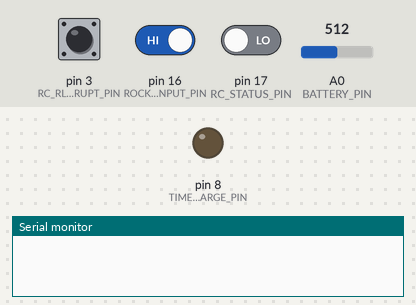
Bench run of a sketch on a simulated Arduino Uno, built with avr-gcc and run on an emulated ATmega328P. Shown: output pins drawn as LEDs (lit = HIGH), the last lines printed to the serial monitor. The inputs (shaded band) are chosen by the test bench; at power-on: pin 3 (RC_RLY_INTERRUPT_PIN) HIGH, pin 16 (ROCKER_INPUT_PIN) HIGH, A0 (BATTERY_PIN) = 512, pin 17 (RC_STATUS_PIN) LOW. Sleep ends after the set time or at an interrupt; pins used as bus, display or sensor lines are not drawn.

Above: at 0.1 s.
At 11.5 s:
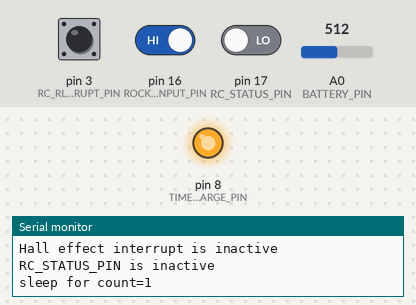
11.6 s: pin 3 (RC_RLY_INTERRUPT_PIN) pulled LOW for 0.15 s
13.2 s: pin 3 (RC_RLY_INTERRUPT_PIN) driven LOW and pin 16 (ROCKER_INPUT_PIN) driven LOW
Timing chart, 0 to 16.2 s (numbered marks = the images above; inputs shaded):
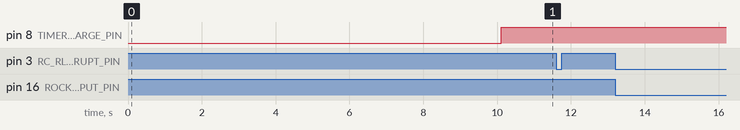

The sketch:

TestTimedInterrupt.ino
```cpp
/* Test Timed Interrupt
*/


#include <avr/sleep.h>
#include <avr/interrupt.h>
#include <avr/power.h>


#define USE_SERIAL
#define TELEMETER_BATTERY_V
#define REVISION "REV01"
#define PCB_REV_NUMBER 3 // Sketch supports versions 2 or 3 only


namespace {

    const int BATTERY_PIN = A0; // digitize (fraction of) battery voltage
    const int TIMER_RC_CHARGE_PIN = 8; // sleep uProc using RC circuit on this pin
    const int RC_RLY_INTERRUPT_PIN = 3;
 #if PCB_REV_NUMBER >= 3
    const int RC_STATUS_PIN = 17;   // not used, but on REV02 of the PCB
    const int ROCKER_INPUT_PIN = 16;
#elif PCB_REV_NUMBER <= 2   // these pin assignments are reversed on REV02 vs REV03
    const int RC_STATUS_PIN = 16;
    const int ROCKER_INPUT_PIN = 17;
#endif
   const int SENSOR_INTERRUPT_INVERT_PIN = 7;

    bool enableSerial = true;


#if defined(TELEMETER_BATTERY_V)
    void ResetAnalogReference();
#endif
    const unsigned MAX_SLEEP_LOOP_COUNT = 5000;
    unsigned long TimeOfWakeup;
    unsigned SleepLoopTimerCount = 1; // approx R1 * C1 seconds per Count (= 100seconds)

     const long SERIAL_PORT_BAUDS = 38400;

}

void printPins()
{
    Serial.println();
    Serial.print("Interrupt 3 is ");
    Serial.println(digitalRead(RC_RLY_INTERRUPT_PIN) == LOW ? "active" : "inactive");
    Serial.print("Hall effect interrupt is ");
    Serial.println(digitalRead(ROCKER_INPUT_PIN) == LOW ? "active" : "inactive");
    Serial.print("RC_STATUS_PIN is ");
    Serial.println(digitalRead(RC_STATUS_PIN) == HIGH ? "active" : "inactive");
}

void setup()
{
#if defined(USE_SERIAL)
    // Open a serial port so we can send keystrokes to the module:
    enableSerial = true;
    Serial.begin(SERIAL_PORT_BAUDS);
    delay(100);
    Serial.print("Test Interrupt " REVISION  " PCB:");
    Serial.println(static_cast<int>(PCB_REV_NUMBER));
    Serial.println(" ready");
#endif

    pinMode(RC_RLY_INTERRUPT_PIN, INPUT);
    pinMode(ROCKER_INPUT_PIN, INPUT_PULLUP);
    pinMode(SENSOR_INTERRUPT_INVERT_PIN, OUTPUT);
    digitalWrite(SENSOR_INTERRUPT_INVERT_PIN, digitalRead(ROCKER_INPUT_PIN));

#if defined(TELEMETER_BATTERY_V)
    ResetAnalogReference();
#endif

    TimeOfWakeup = millis(); // start loop timer now

#if defined(USE_SERIAL)
    Serial.print("SleepLoopTimerCount = ");
    Serial.println(SleepLoopTimerCount);
#endif

    printPins();
    Serial.println("Setup complete");
}

namespace {
    unsigned SleepTilNextInterrupt();

    const unsigned long FirstListenAfterTransmitMsec = 10000;// at system reset, listen Serial/RF for this long
    const unsigned long NormalListenAfterTransmit = 300;// after TX, go to RX for this long
    unsigned long ListenAfterTransmitMsec = FirstListenAfterTransmitMsec;
    unsigned int sampleCount;


    bool processCommand(const char *pCmd)
    {
         return false;
    }
}

void loop()
{
    static bool TransmittedSinceSleep = false;
    unsigned long now = millis();

#if defined(USE_SERIAL)
    // Set up a "buffer" for characters that we'll send:
    static char sendbuffer[62];
    static int sendlength = 0;
    // In this section, we'll gather serial characters and
    // send them to the other node if we (1) get a carriage return,
    // or (2) the buffer is full (61 characters).

    // If there is any serial input, add it to the buffer:

    if (Serial.available() > 0)
    {
        TimeOfWakeup = now; // extend timer while we hear something
        char input = Serial.read();

        if (input != '\r') // not a carriage return
        {
            sendbuffer[sendlength] = input;
            sendlength++;
        }

        // If the input is a carriage return, or the buffer is full:

        if ((input == '\r') || (sendlength == sizeof(sendbuffer) - 1)) // CR or buffer full
        {
            sendbuffer[sendlength] = 0;
            if (processCommand(sendbuffer))
            {
                if (enableSerial)
                {
                    Serial.print(sendbuffer);
                    Serial.println(" command accepted for rain gauge");
                }
            }

            if (enableSerial)
                Serial.println("ready");
            sendlength = 0; // reset the packet
        }
    }
#endif

    if (now - TimeOfWakeup > ListenAfterTransmitMsec)
    {	// go to sleep. with R1/C1 as specified will be about 100 seconds
        TransmittedSinceSleep = false;
        pinMode(TIMER_RC_CHARGE_PIN, OUTPUT);
        digitalWrite(TIMER_RC_CHARGE_PIN, HIGH);
        printPins();
        digitalWrite(SENSOR_INTERRUPT_INVERT_PIN, digitalRead(ROCKER_INPUT_PIN));
        SleepTilNextInterrupt();
        printPins();
        TimeOfWakeup = millis();
        ListenAfterTransmitMsec = NormalListenAfterTransmit;

    }

}

#if !defined(SLEEP_WITH_TIMER2)
void sleepPinInterrupt()	// requires 10uF and 10M between two pins
{
    // run at interrupt level. disables further interrupt from this source
    detachInterrupt(digitalPinToInterrupt(RC_RLY_INTERRUPT_PIN));
}
#else
#endif

namespace {
    unsigned SleepTilNextInterrupt()
    {

#if defined(USE_SERIAL)
        if (enableSerial)
        {
            Serial.print("sleep for count=");
            Serial.println(SleepLoopTimerCount);
            Serial.flush();// wait for finish and turn off pins before sleep
            Serial.end();
        }
        pinMode(0, INPUT); // Arduino libraries have a symbolic definition for Serial pins?
#endif


#if defined(TELEMETER_BATTERY_V)
        analogReference(EXTERNAL); // This sequence drops idle current by 30uA
        analogRead(BATTERY_PIN); // doesn't shut down the band gap until we USE ADC
#endif


        // sleep mode power supply current measurements indicate this appears to be redundant
        power_all_disable(); // turn off everything

        unsigned count = 0;

#if !defined(SLEEP_WITH_TIMER2)
        // this uses R1 and C1 to ground
        while (count < SleepLoopTimerCount)
        {
            power_timer0_enable(); // delay() requires this
            pinMode(TIMER_RC_CHARGE_PIN, OUTPUT);
            digitalWrite(TIMER_RC_CHARGE_PIN, HIGH);
            delay(10); // Charge the 1uF
            pinMode(TIMER_RC_CHARGE_PIN, INPUT);
            cli();
            power_timer0_disable(); // timer0 powered down again
            attachInterrupt(digitalPinToInterrupt(RC_RLY_INTERRUPT_PIN), sleepPinInterrupt, LOW);
            set_sleep_mode(SLEEP_MODE_PWR_DOWN);
            sleep_enable();
            sleep_bod_disable();
            sei();
            sleep_cpu();
            sleep_disable();
            sei();
            count += 1;
        }
#endif

        power_all_enable();

#if defined(TELEMETER_BATTERY_V)
        ResetAnalogReference();
#endif

#if defined(USE_SERIAL)
        if (enableSerial)
        {
            Serial.begin(SERIAL_PORT_BAUDS);
            Serial.println(F("******waked up*******"));
        }
#endif

        return count;
    }

#if defined(TELEMETER_BATTERY_V)
	void ResetAnalogReference()
	{
		analogReference(INTERNAL);
		pinMode(BATTERY_PIN, INPUT);
		analogRead(BATTERY_PIN);
		delay(10); // let ADC settle
	}
#endif
}
```
